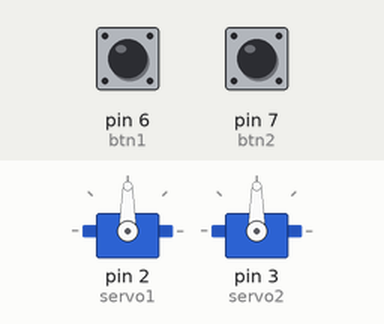
This sketch was run on a simulated Arduino Uno, built with avr-gcc and run on an emulated ATmega328P. Shown: 2 × servo. The test bench sets the inputs (shaded band); at power-on: pin 7 (btn2) LOW, pin 6 (btn1) LOW.

Above: at 1.2 s.
1.3 s: pin 7 (btn2) pulled HIGH for 0.15 s
At 2.1 s:
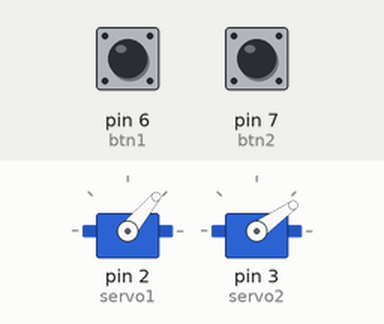
Timing chart, 0 to 4.3 s (numbered marks = the images above; inputs shaded):
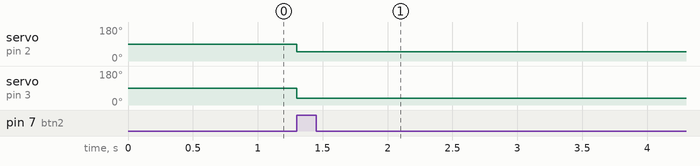

The sketch:

The_code_of_forward_and_inverse_kinematics.ino
```cpp
#include <Servo.h> //Arduino servo motor library

//configure the servo motors
Servo servo1;
Servo servo2;

const float pi = 3.1415926;
const float L1 = 8; // Length between the first motor and the second motor (in cm)
const float L2 = 5; // Length between the second motor and the end of arm (in cm)
float x;
float y;
float q1; // Angle of the first motor (in radian)
float q1_deg; // Angle of the first motor (in degree)
float q2; // Angle of the second motor (in radian)
float q2_deg; // Angle of the second motor (in degree)
float q; // Sum of in radian (q1+q2), it called theta
float q_deg; // Sum of in degree (q1_deg + q2_deg)
float x_sq ; // X square
float y_sq ; // // Y square
float L1_sq ; // L1 square
float L2_sq ; // L2 square
const int btn1 = 6;
const int btn2 = 7;
int btn1value = LOW; // For forward kinematics
int btn2value = LOW; // For inverse kinematics


void setup() {

servo1.attach(2);
servo2.attach(3);

pinMode (btn1 ,INPUT);
pinMode (btn2 ,INPUT);

Serial.begin(9600);

}

void loop() {


btn1value = digitalRead(btn1);
btn1value = digitalRead(btn2);

if (btn1value == HIGH) // if button 1 is pressed (case of forward kinematic)
{
  //assume the values of the angles
  q1_deg = 50;
  q2_deg = 35;
  q_deg = q1_deg + q2_deg;

  q1 = q1_deg*pi/180;// convert the angle from degree to radian
  q2 = q2_deg*pi/180;// convert the angle from degree to radian
  q = q_deg*pi/180; // convert the angle from degree to radian

  x = L1*cos(q1) + L2*cos(q); // The expected value with respect to X axis
  y = L1*sin(q1) + L2*sin(q);  // The expected value with respect to Y axis

  servo1.write(q1_deg);
  servo2.write(q2_deg);

}

if (btn2value == HIGH) // if button 2 pressed (case of inverse kinematic)
{
  //assume the point on X and Y axes, and the value of theta
  x = 5;
  y = 5;
  q_deg = 115;
  q = q_deg*pi/180; // convert the angle from degree to radian

  x_sq = pow(x,2);
  y_sq = pow(y,2);
  L1_sq = pow(L1,2);
  L2_sq = pow(L2,2);

  q1 = acos((x_sq + y_sq - (L1_sq + L2_sq))/(2*L1*L2));
  q2 = q - q1 ;

  q1_deg = q1*180/pi ; // convert the angle from radian to degree
  q2_deg = q2*180/pi; // convert the angle from radian to degree
  servo1.write(q1_deg);
  servo2.write(q2_deg);

  }
}
```

Measured:
- after the input at 1.3 s, servo on pin 2 (servo1): 90° → 50° at once; servo on pin 3 (servo2): 90° → 35° at once
